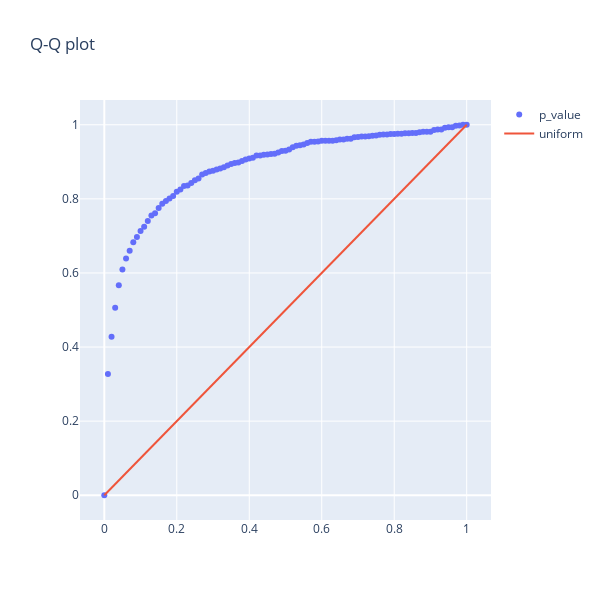

The code cell stored with this chart in its notebook:
### Code cell
get_qq_plot(cuped_exp(0.01, "cuped"))
